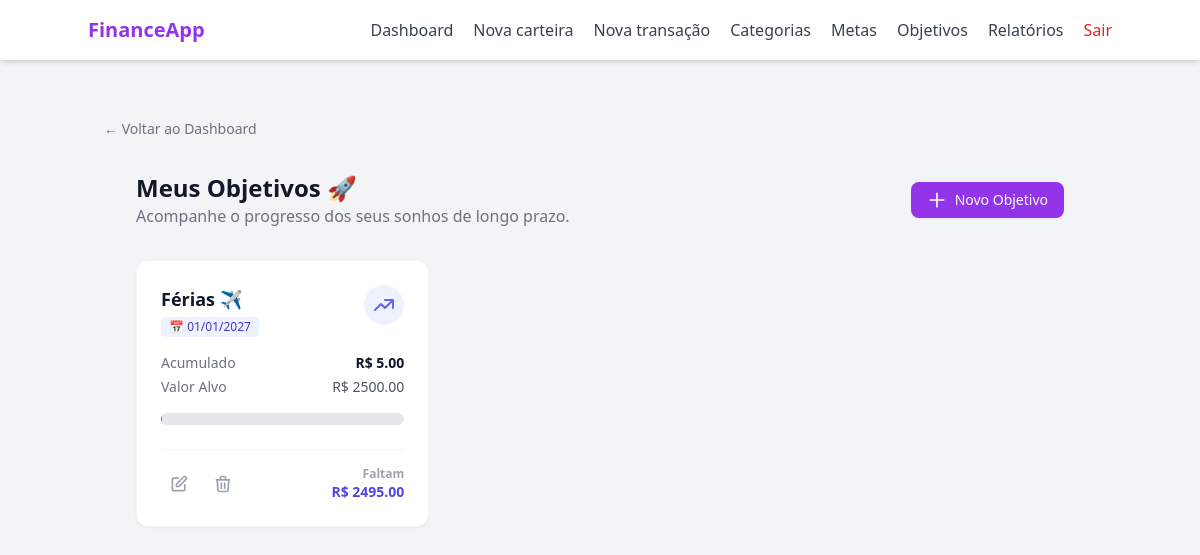
/objectives/ (signed in), run on the app's committed database.
### models/objective.py (models this page shows, shortened)
class Objective(db.Model):
    __tablename__ = "objectives"
    id = db.Column(db.Integer, primary_key=True)
    objective_name = db.Column(db.String(100), nullable=False)
    target_amount = db.Column(db.Float, nullable=False)
    due_date = db.Column(db.DateTime, nullable=True)
    is_active = db.Column(db.Boolean, default=True)
    icon = db.Column(db.String(10), nullable=True)
    user_id = db.Column(db.Integer, db.ForeignKey("users.id"), nullable=False)
    wallet_id = db.Column(db.Integer, db.ForeignKey("wallets.id"), nullable=True)
    user = db.relationship("User", backref="objectives")
    wallet = db.relationship("Wallet", backref="objectives")

### models/wallet.py (models this page shows, shortened)
class Wallet(db.Model):
    __tablename__ = "wallets"
    id = db.Column(db.Integer, primary_key= True)
    wallet_name = db.Column(db.String(100), nullable= False)
    initial_balance = db.Column(db.Float, default= 0.0)
    current_balance = db.Column(db.Float, default= 0.0)
    is_active = db.Column(db.Boolean, default= True)
    created_at = db.Column(db.DateTime, default= lambda: datetime.now(timezone.utc).date())
    user_id = db.Column(db.Integer, db.ForeignKey("users.id"), nullable= False)

### routes/objective_routes.py (the view)
@objective_bp.route("/", methods=["GET"])
@login_required
def objective_index_page():
    wallets = WalletController.get_wallets_by_user(current_user.id)
    categories = CategoryController.get_user_categories(current_user.id)
    objectives = ObjectiveController.get_objectives_user(current_user.id)
    objectives_data = []
    for objective in objectives:
        if objective.wallet:
            current_balance = objective.wallet.current_balance
        else:
            current_balance = sum(wallet.current_balance for wallet in wallets)
        if objective.target_amount > 0:
            percentage = round((current_balance / objective.target_amount) * 100, 2)
        else:
            percentage = 0.0
        objectives_data.append({
            'id': objective.id,
            'objective_name': objective.objective_name,
            'objective_icon': objective.icon,
            'target_amount': objective.target_amount,
            'current_amount': current_balance,
            'due_date': objective.due_date,
            'wallet_id': objective.wallet_id,
            'percentage': percentage
        })
    return render_template('objective/index.html',
                           objectives_data=objectives_data,
                           categories=categories,
                           wallets=wallets)

### controllers/category_controller.py (called while the page is built)
    @staticmethod
    def get_user_categories(user_id):
        return UserCategory.query.filter_by(user_id= user_id).all()

### controllers/objective_controller.py (called while the page is built)
    @staticmethod
    def get_objectives_user(user_id):
        return Objective.query.filter_by(user_id=user_id, is_active=True).all()

### controllers/wallet_controller.py (called while the page is built)
    @staticmethod
    def get_wallets_by_user(user_id):
        wallets = Wallet.query.filter_by(user_id= user_id, is_active= True).all()
        return wallets

### templates/objective/index.html (shortened to what this page needs)
{% extends "base.html" %}
{% block content %}
<div class="text-left pt-4">
    <a href="{{ url_for('main_bp.dashboard_page') }}" class="text-sm text-gray-500 hover:text-purple-600 transition-colors">
            ← Voltar ao Dashboard
    </a>
</div>
<div class="max-w-7xl mx-auto px-4 sm:px-6 lg:px-8 py-8">
    <div class="flex flex-col sm:flex-row justify-between items-start sm:items-center mb-8 gap-4">
        <div>
            <h1 class="text-2xl font-bold text-gray-900">Meus Objetivos 🚀</h1>
            <p class="text-gray-500">Acompanhe o progresso dos seus sonhos de longo prazo.</p>
        </div>
        <button onclick="openCreateObjectiveModal()" class="inline-flex items-center px-4 py-2 bg-purple-600 hover:bg-purple-700 text-white text-sm font-medium rounded-lg shadow-sm transition-colors">
            <svg class="w-5 h-5 mr-2" fill="none" stroke="currentColor" viewBox="0 0 24 24"><path stroke-linecap="round" stroke-linejoin="round" stroke-width="2" d="M12 4v16m8-8H4"></path></svg>
            Novo Objetivo
        </button>
    </div>
    <div class="grid grid-cols-1 md:grid-cols-2 lg:grid-cols-3 gap-6">
        {% for item in objectives_data %}
        <div class="bg-white rounded-xl shadow-sm border border-gray-100 p-6 flex flex-col justify-between hover:shadow-md transition-shadow h-full">
            <div>
                <div class="flex justify-between items-start mb-4">
                    <div>
                        <h3 class="font-bold text-gray-900 text-lg">{{ item.objective_name }} {{ item.objective_icon }}</h3>
                        {% if item.due_date %}
                            <span class="inline-flex items-center px-2 py-0.5 rounded text-xs font-medium bg-indigo-50 text-indigo-700 mt-1">
                                📅 {{ item.due_date.strftime('%d/%m/%Y') }}
                            </span>
                        {% else %}
                            <span class="inline-flex items-center px-2 py-0.5 rounded text-xs font-medium bg-gray-100 text-gray-500 mt-1">
                                Sem prazo
                            </span>
                        {% endif %}
                    </div>
                    {% if item.percentage >= 100 %}
                        <div class="text-green-600 bg-green-100 p-2 rounded-full">
                            <svg class="w-6 h-6" fill="none" stroke="currentColor" viewBox="0 0 24 24"><path stroke-linecap="round" stroke-linejoin="round" stroke-width="2" d="M9 12l2 2 4-4m6 2a9 9 0 11-18 0 9 9 0 0118 0z"></path></svg>
                        </div>
                    {% else %}
                        <div class="text-indigo-500 bg-indigo-50 p-2 rounded-full">
                            <svg class="w-6 h-6" fill="none" stroke="currentColor" viewBox="0 0 24 24"><path stroke-linecap="round" stroke-linejoin="round" stroke-width="2" d="M13 7h8m0 0v8m0-8l-8 8-4-4-6 6"></path></svg>
                        </div>
                    {% endif %}
                </div>
                <div class="mb-4 space-y-1">
                    <div class="flex justify-between text-sm">
                        <span class="text-gray-500">Acumulado</span>
                        <span class="font-bold text-gray-900">R$ {{ "%.2f"|format(item.current_amount) }}</span>
                    </div>
                    <div class="flex justify-between text-sm">
                        <span class="text-gray-500">Valor Alvo</span>
                        <span class="font-medium text-gray-600">R$ {{ "%.2f"|format(item.target_amount) }}</span>
                    </div>
                </div>
                <div class="relative w-full h-3 bg-gray-200 rounded-full overflow-hidden mb-4">
                </div>
            </div>
            <div class="flex items-center justify-between border-t border-gray-100 pt-4 mt-2">
                <div class="flex space-x-2">
                    <button onclick="openEditObjectiveModal(
                                '{{ url_for('objective_bp.edit_objective', objective_id=item.id) }}',
                                '{{ item.id }}',
                                '{{ item.objective_name }}',
                                '{{ item.target_amount }}',
                                '{{ item.due_date.strftime('%Y-%m-%d') if item.due_date else '' }}',
                                '{{ item.objective_icon }}',
                                '{{ item.wallet_id }}'
                                )"
                            class="p-2 text-gray-400 hover:text-purple-600 rounded-lg transition-colors"
                            title="Editar Objetivo">
                        <svg class="w-5 h-5" fill="none" stroke="currentColor" viewBox="0 0 24 24">
                            <path stroke-linecap="round" stroke-linejoin="round" stroke-width="2" d="M11 5H6a2 2 0 00-2 2v11a2 2 0 002 2h11a2 2 0 002-2v-5m-1.414-9.414a2 2 0 112.828 2.828L11.828 15H9v-2.828l8.586-8.586z"></path>
                        </svg>
                    </button>
                    <button onclick="openConfirmModal(
                                '{{ url_for('objective_bp.delete_objective', objective_id=item.id) }}',
                                'Excluir Objetivo',
                                'Tem certeza que deseja desistir do objetivo <b>{{ item.objective_name }}</b>? Todo o histórico será apagado.'
                                )"
                            class="p-2 text-gray-400 hover:text-red-600 hover:bg-red-50 rounded-lg transition-colors"
                            title="Excluir Objetivo">
                        <svg class="w-5 h-5" fill="none" stroke="currentColor" viewBox="0 0 24 24">
                            <path stroke-linecap="round" stroke-linejoin="round" stroke-width="2" d="M19 7l-.867 12.142A2 2 0 0116.138 21H7.862a2 2 0 01-1.995-1.858L5 7m5 4v6m4-6v6m1-10V4a1 1 0 00-1-1h-4a1 1 0 00-1 1v3M4 7h16"></path>
                        </svg>
                    </button>
                </div>
                <div class="text-right text-xs font-semibold">
                    {% set remaining = item.target_amount - item.current_amount %}
                    {% if remaining <= 0 %}
                        <span class="text-green-600 font-bold text-sm">Concluído! 🎉</span>
                    {% else %}
                        <span class="text-gray-400 block">Faltam</span>
                        <span class="text-indigo-600 text-sm">R$ {{ "%.2f"|format(remaining) }}</span>
                    {% endif %}
                </div>
            </div>
        </div>
        {% endfor %}
    </div>
</div>
{% endblock %}

### data on the page
Objective: objective_name "Férias", objective_icon "✈️", due_date "01/01/2027", target_amount "2500.00"
Wallet: current_amount "5.00"

### other printed values
{{ "%.2f"|format(remaining) }} "2495.00"
